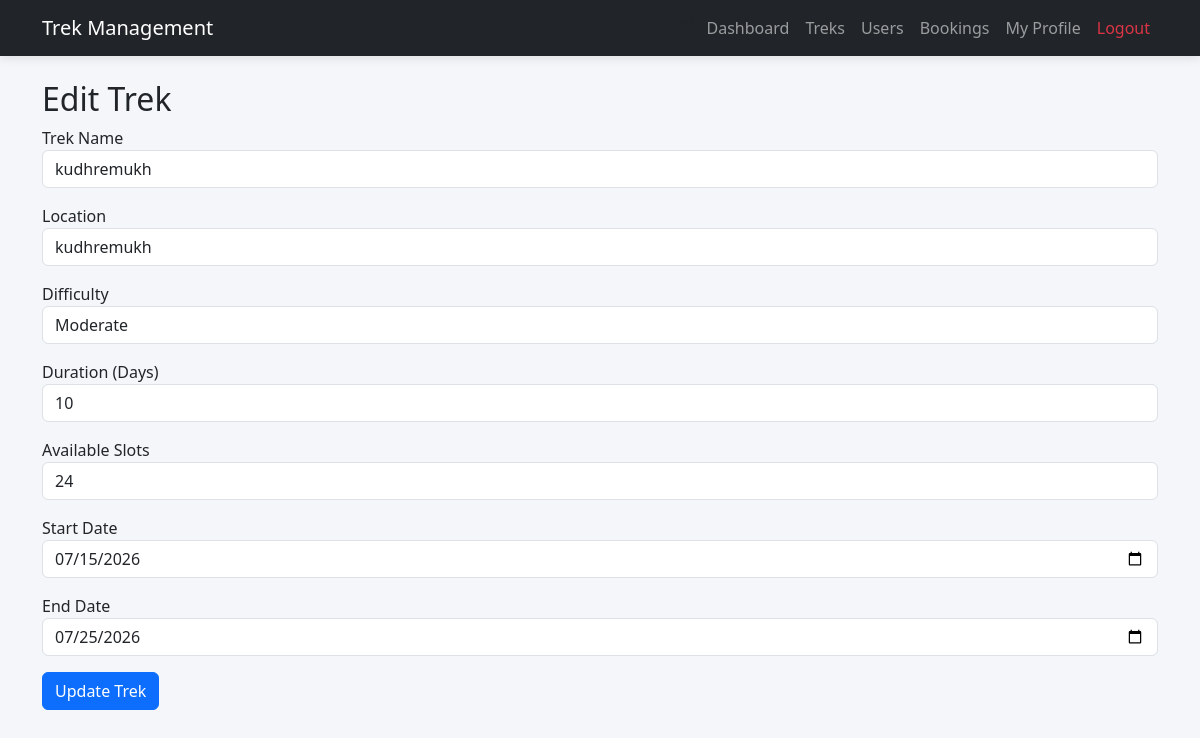
The app's page /admin/edit-trek/1 (signed in), older data.
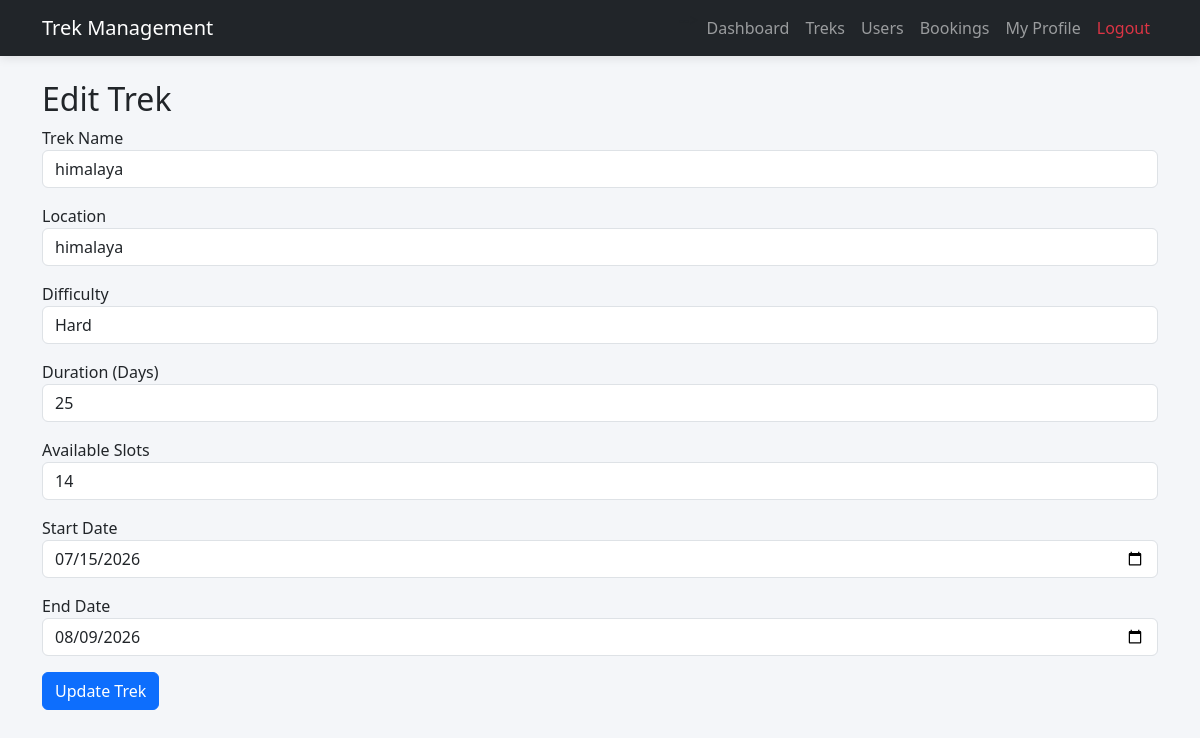
The same page, newer data.
### application/models.py (models this page shows, shortened)
class Trek(db.Model):
    __tablename__ = "treks"
    id = db.Column(db.Integer, primary_key=True)
    trek_name = db.Column(db.String(100), nullable=False)
    location = db.Column(db.String(100), nullable=False)
    difficulty = db.Column(db.String(20), nullable=False)
    duration = db.Column(db.Integer, nullable=False)
    available_slots = db.Column(db.Integer, nullable=False)
    assigned_staff_id = db.Column(
        db.Integer,
        db.ForeignKey("users.id"),
        nullable=True
    )
    status = db.Column(
        db.String(20),
        default="Pending"
    )
    start_date = db.Column(db.Date, nullable=False)
    end_date = db.Column(db.Date, nullable=False)
    staff = db.relationship("User", backref="assigned_treks")

### app.py (the view, shortened to what this page needs)
@app.route("/admin/edit-trek/<int:trek_id>", methods=["GET", "POST"])
def edit_trek(trek_id):
    if "user_id" not in session:
        return redirect("/login")
    if session["role"] != "admin":
        return "Access Denied"
    trek = Trek.query.get_or_404(trek_id)
    return render_template(
        "edit_trek.html",
        trek=trek
    )

### templates/edit_trek.html (shortened to what this page needs)
{% extends "base.html" %}
{% block content %}
<div class="container mt-4">
    <h2>Edit Trek</h2>
    <form action="{{ url_for('edit_trek', trek_id=trek.id) }}" method="POST">
        <div class="mb-3">
            <label>Trek Name</label>
            <input
                type="text"
                name="trek_name"
                class="form-control"
                value="{{ trek.trek_name }}"
                required>
        </div>
        <div class="mb-3">
            <label>Location</label>
           <input
                type="text"
                name="location"
                class="form-control"
                value="{{ trek.location }}"
                required>
        </div>
        <div class="mb-3">
            <label>Difficulty</label>
            <select
                name="difficulty"
                class="form-control">
                <option value="Moderate"
                {% if trek.difficulty == "Moderate" %}selected{% endif %}>
                    Moderate
                </option>
                <option value="Hard"
                {% if trek.difficulty == "Hard" %}selected{% endif %}>
                    Hard
                </option>
            </select>
        </div>
        <div class="mb-3">
            <label>Duration (Days)</label>
           <input
                type="number"
                name="duration"
                class="form-control"
                value="{{ trek.duration }}"
                required>
        </div>
        <div class="mb-3">
            <label>Available Slots</label>
           <input
                type="number"
                name="available_slots"
                class="form-control"
                value="{{ trek.available_slots }}"
                required>
        </div>
        <div class="mb-3">
            <label>Start Date</label>
            <input
                type="date"
                name="start_date"
                class="form-control"
                value="{{ trek.start_date }}"
                required>
        </div>
        <div class="mb-3">
            <label>End Date</label>
            <input
                type="date"
                name="end_date"
                class="form-control"
                value="{{ trek.end_date }}"
                required>
        </div>
        <button
            type="submit"
            class="btn btn-primary">
            Update Trek
        </button>
    </form>
</div>
{% endblock %}

Row changes from the older to the newer data that the page shows:
changed Trek: trek_name "kudhremukh" → "himalaya"; location "kudhremukh" → "himalaya"; difficulty "Moderate" → "Hard"; duration "10" → "25"; available_slots "24" → "14"; end_date "07/25/2026" → "08/09/2026"
